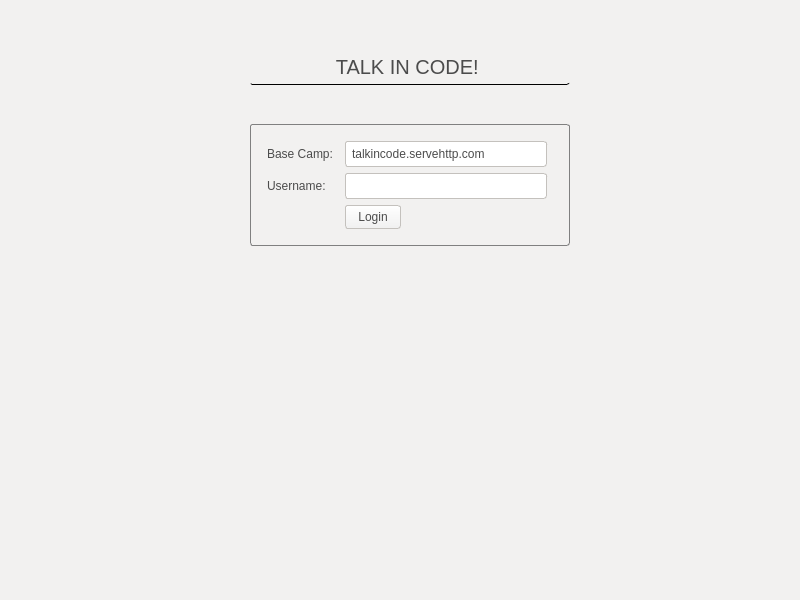
<?xml version="1.0" encoding="UTF-8"?>
<ui version="4.0">
 <class>ChatWindow</class>
 <widget class="QMainWindow" name="ChatWindow">
  <property name="geometry">
   <rect>
    <x>0</x>
    <y>0</y>
    <width>800</width>
    <height>600</height>
   </rect>
  </property>
  <property name="windowTitle">
   <string>ChatWindow</string>
  </property>
  <property name="styleSheet">
   <string notr="true">#titleLabel {
background: white;
color: black;
font-size: 20px;
border: none;
border-bottom:  1px solid black;
padding: 5px;
}

#mainFrame {
border: none;
background: white;
}

#loginFrame {
background: qlineargradient(x1: 0, y1: 0, x2: 0, y2: 1, stop: 0 #ddf, stop: 1 #aaf);
border: 1px solid gray;
padding: 10px;
border-radius: 25px;
}</string>
  </property>
  <widget class="QWidget" name="centralwidget">
   <layout class="QVBoxLayout" name="verticalLayout">
    <property name="spacing">
     <number>0</number>
    </property>
    <property name="leftMargin">
     <number>0</number>
    </property>
    <property name="topMargin">
     <number>0</number>
    </property>
    <property name="rightMargin">
     <number>0</number>
    </property>
    <property name="bottomMargin">
     <number>0</number>
    </property>
    <item>
     <widget class="QFrame" name="mainFrame">
      <property name="styleSheet">
       <string notr="true">background-color: #F2F1F0;</string>
      </property>
      <property name="frameShape">
       <enum>QFrame::StyledPanel</enum>
      </property>
      <layout class="QVBoxLayout" name="verticalLayout_2">
       <property name="spacing">
        <number>6</number>
       </property>
       <property name="bottomMargin">
        <number>9</number>
       </property>
       <item>
        <widget class="QStackedWidget" name="stackedWidget">
         <property name="styleSheet">
          <string notr="true">background-image:url(:/images/res/images/nav-bg.jpg)</string>
         </property>
         <property name="currentIndex">
          <number>1</number>
         </property>
         <widget class="QWidget" name="chatPage">
          <layout class="QGridLayout" name="gridLayout">
           <item row="0" column="3" rowspan="2" colspan="2">
            <widget class="QFrame" name="verticalFrame">
             <property name="styleSheet">
              <string notr="true">background: none;
background-color: #F2F1F0;
border-radius:3px;
border: 1px solid #C4C1BD;
color: #4C4C4C;
padding: 4px;
</string>
             </property>
             <layout class="QVBoxLayout" name="verticalLayout_3">
              <property name="spacing">
               <number>0</number>
              </property>
              <property name="leftMargin">
               <number>3</number>
              </property>
              <property name="topMargin">
               <number>0</number>
              </property>
              <property name="rightMargin">
               <number>3</number>
              </property>
              <property name="bottomMargin">
               <number>3</number>
              </property>
              <item>
               <widget class="QLabel" name="label_3">
                <property name="styleSheet">
                 <string notr="true">border:none;
padding: 0 0 6px 0;</string>
                </property>
                <property name="text">
                 <string>User list</string>
                </property>
               </widget>
              </item>
              <item>
               <widget class="QListWidget" name="userListWidget">
                <property name="styleSheet">
                 <string notr="true">background-color: #FFF;</string>
                </property>
               </widget>
              </item>
             </layout>
            </widget>
           </item>
           <item row="0" column="0" rowspan="2" colspan="3">
            <widget class="QFrame" name="verticalFrame">
             <property name="styleSheet">
              <string notr="true">background: none;
background-color: #F2F1F0;
border-radius:3px;
border: 1px solid #C4C1BD;
color: #4C4C4C;
padding: 4px;
</string>
             </property>
             <layout class="QVBoxLayout" name="verticalLayout_4">
              <property name="spacing">
               <number>0</number>
              </property>
              <property name="leftMargin">
               <number>3</number>
              </property>
              <property name="topMargin">
               <number>0</number>
              </property>
              <property name="rightMargin">
               <number>3</number>
              </property>
              <property name="bottomMargin">
               <number>3</number>
              </property>
              <item>
               <widget class="QLabel" name="label_4">
                <property name="styleSheet">
                 <string notr="true">border:none;
padding: 0 0 6px 0;</string>
                </property>
                <property name="text">
                 <string>Chat history</string>
                </property>
               </widget>
              </item>
              <item>
               <widget class="QTextEdit" name="roomTextEdit">
                <property name="styleSheet">
                 <string notr="true">background: none;
background-color: #FFF;
border-radius:3px;
border: 1px solid #C4C1BD;
color: #4C4C4C;
padding: 4px;
</string>
                </property>
                <property name="readOnly">
                 <bool>true</bool>
                </property>
               </widget>
              </item>
             </layout>
            </widget>
           </item>
           <item row="2" column="0" colspan="5">
            <widget class="QFrame" name="horizontalFrame">
             <property name="maximumSize">
              <size>
               <width>16777215</width>
               <height>29</height>
              </size>
             </property>
             <property name="styleSheet">
              <string notr="true">background:none</string>
             </property>
             <layout class="QHBoxLayout" name="horizontalLayout">
              <property name="spacing">
               <number>0</number>
              </property>
              <property name="leftMargin">
               <number>0</number>
              </property>
              <property name="topMargin">
               <number>0</number>
              </property>
              <property name="rightMargin">
               <number>0</number>
              </property>
              <property name="bottomMargin">
               <number>0</number>
              </property>
              <item>
               <widget class="QLabel" name="label_5">
                <property name="maximumSize">
                 <size>
                  <width>90</width>
                  <height>29</height>
                 </size>
                </property>
                <property name="styleSheet">
                 <string notr="true">background: none;
background-color: #F2F1F0;
border-radius:3px;
border-top-right-radius: 0px;
border-bottom-right-radius: 0px;
border: 1px solid #C4C1BD;
border-right: 1px solid #AAA;
color: #4C4C4C;
padding: 4px;
</string>
                </property>
                <property name="text">
                 <string>Message</string>
                </property>
               </widget>
              </item>
              <item>
               <widget class="QLineEdit" name="sayLineEdit">
                <property name="styleSheet">
                 <string notr="true">background: none;
background-color: rgb(255,255,255);
border-radius:3px;
border-top-left-radius: 0px;
border-bottom-left-radius: 0px;
border: 1px solid #C4C1BD;
border-left: none;
color: #4C4C4C;
padding: 4px;
margin-right:6px;</string>
                </property>
               </widget>
              </item>
              <item>
               <widget class="QPushButton" name="sayButton">
                <property name="sizePolicy">
                 <sizepolicy hsizetype="Fixed" vsizetype="Fixed">
                  <horstretch>0</horstretch>
                  <verstretch>0</verstretch>
                 </sizepolicy>
                </property>
                <property name="maximumSize">
                 <size>
                  <width>16777215</width>
                  <height>16777215</height>
                 </size>
                </property>
                <property name="styleSheet">
                 <string notr="true">background: none;
background-color: qlineargradient(spread:pad, x1:0, y1:1, x2:0, y2:0, stop:0 rgb(240,240,240), stop:1 rgb(255, 255, 255));
border-radius:3px;
border: 1px solid #C4C1BD;
color: #4C4C4C;
padding: 4px 12px;</string>
                </property>
                <property name="text">
                 <string>Send</string>
                </property>
               </widget>
              </item>
             </layout>
            </widget>
           </item>
          </layout>
         </widget>
         <widget class="QWidget" name="loginPage">
          <layout class="QGridLayout" name="gridLayout_3">
           <item row="2" column="3">
            <spacer name="horizontalSpacer_2">
             <property name="orientation">
              <enum>Qt::Horizontal</enum>
             </property>
             <property name="sizeHint" stdset="0">
              <size>
               <width>223</width>
               <height>20</height>
              </size>
             </property>
            </spacer>
           </item>
           <item row="0" column="1">
            <spacer name="verticalSpacer">
             <property name="orientation">
              <enum>Qt::Vertical</enum>
             </property>
             <property name="sizeType">
              <enum>QSizePolicy::Fixed</enum>
             </property>
             <property name="sizeHint" stdset="0">
              <size>
               <width>20</width>
               <height>100</height>
              </size>
             </property>
            </spacer>
           </item>
           <item row="2" column="0">
            <spacer name="horizontalSpacer">
             <property name="orientation">
              <enum>Qt::Horizontal</enum>
             </property>
             <property name="sizeHint" stdset="0">
              <size>
               <width>223</width>
               <height>20</height>
              </size>
             </property>
            </spacer>
           </item>
           <item row="3" column="1">
            <spacer name="verticalSpacer_2">
             <property name="orientation">
              <enum>Qt::Vertical</enum>
             </property>
             <property name="sizeHint" stdset="0">
              <size>
               <width>20</width>
               <height>267</height>
              </size>
             </property>
            </spacer>
           </item>
           <item row="0" column="2">
            <widget class="QLabel" name="titleLabel">
             <property name="enabled">
              <bool>true</bool>
             </property>
             <property name="sizePolicy">
              <sizepolicy hsizetype="Preferred" vsizetype="Fixed">
               <horstretch>0</horstretch>
               <verstretch>0</verstretch>
              </sizepolicy>
             </property>
             <property name="font">
              <font>
               <pointsize>-1</pointsize>
              </font>
             </property>
             <property name="layoutDirection">
              <enum>Qt::LeftToRight</enum>
             </property>
             <property name="autoFillBackground">
              <bool>false</bool>
             </property>
             <property name="styleSheet">
              <string notr="true">background: none;
background-color: #F2F1F0;
border-radius: 3px;
color: #4C4C4C;</string>
             </property>
             <property name="text">
              <string>TALK IN CODE! </string>
             </property>
             <property name="alignment">
              <set>Qt::AlignCenter</set>
             </property>
            </widget>
           </item>
           <item row="2" column="2">
            <widget class="QFrame" name="loginFrame">
             <property name="sizePolicy">
              <sizepolicy hsizetype="Fixed" vsizetype="Fixed">
               <horstretch>0</horstretch>
               <verstretch>0</verstretch>
              </sizepolicy>
             </property>
             <property name="minimumSize">
              <size>
               <width>320</width>
               <height>0</height>
              </size>
             </property>
             <property name="styleSheet">
              <string notr="true">background: none;
background-color: #F2F1F0;
border-radius: 3px;</string>
             </property>
             <property name="frameShape">
              <enum>QFrame::StyledPanel</enum>
             </property>
             <layout class="QGridLayout" name="gridLayout_2">
              <property name="leftMargin">
               <number>6</number>
              </property>
              <property name="topMargin">
               <number>6</number>
              </property>
              <property name="rightMargin">
               <number>6</number>
              </property>
              <property name="bottomMargin">
               <number>6</number>
              </property>
              <property name="horizontalSpacing">
               <number>12</number>
              </property>
              <property name="verticalSpacing">
               <number>6</number>
              </property>
              <item row="0" column="0">
               <widget class="QLabel" name="label">
                <property name="styleSheet">
                 <string notr="true">color: #4C4C4C;</string>
                </property>
                <property name="text">
                 <string>Base Camp:</string>
                </property>
               </widget>
              </item>
              <item row="0" column="1">
               <widget class="QLineEdit" name="serverLineEdit">
                <property name="styleSheet">
                 <string notr="true">background-color: rgb(255,255,255);
border-radius:3px;
border: 1px solid #C4C1BD;
color: #4C4C4C;
padding: 4px;
margin: 0px 6px 0px 0px;
color: #4C4C4C;</string>
                </property>
                <property name="text">
                 <string>talkincode.servehttp.com</string>
                </property>
               </widget>
              </item>
              <item row="1" column="0">
               <widget class="QLabel" name="label_2">
                <property name="styleSheet">
                 <string notr="true">color: #4C4C4C;</string>
                </property>
                <property name="text">
                 <string>Username:</string>
                </property>
               </widget>
              </item>
              <item row="1" column="1">
               <widget class="QLineEdit" name="userLineEdit">
                <property name="styleSheet">
                 <string notr="true">background-color: rgb(255,255,255);
border-radius:3px;
border: 1px solid #C4C1BD;
color: #4C4C4C;
padding: 4px;
margin: 0px 6px 0px 0px;
color: #4C4C4C;</string>
                </property>
               </widget>
              </item>
              <item row="2" column="1">
               <widget class="QPushButton" name="loginButton">
                <property name="sizePolicy">
                 <sizepolicy hsizetype="Fixed" vsizetype="Fixed">
                  <horstretch>0</horstretch>
                  <verstretch>0</verstretch>
                 </sizepolicy>
                </property>
                <property name="styleSheet">
                 <string notr="true">background-color: qlineargradient(spread:pad, x1:0, y1:1, x2:0, y2:0, stop:0 rgb(240,240,240), stop:1 rgb(255, 255, 255));
border-radius:3px;
border: 1px solid #C4C1BD;
color: #4C4C4C;
padding: 4px 12px;</string>
                </property>
                <property name="text">
                 <string>Login</string>
                </property>
               </widget>
              </item>
             </layout>
            </widget>
           </item>
          </layout>
         </widget>
        </widget>
       </item>
      </layout>
     </widget>
    </item>
   </layout>
  </widget>
 </widget>
 <tabstops>
  <tabstop>serverLineEdit</tabstop>
  <tabstop>userLineEdit</tabstop>
  <tabstop>loginButton</tabstop>
 </tabstops>
 <resources/>
 <connections>
  <connection>
   <sender>serverLineEdit</sender>
   <signal>returnPressed()</signal>
   <receiver>userLineEdit</receiver>
   <slot>setFocus()</slot>
   <hints>
    <hint type="sourcelabel">
     <x>391</x>
     <y>188</y>
    </hint>
    <hint type="destinationlabel">
     <x>470</x>
     <y>238</y>
    </hint>
   </hints>
  </connection>
  <connection>
   <sender>userLineEdit</sender>
   <signal>returnPressed()</signal>
   <receiver>loginButton</receiver>
   <slot>animateClick()</slot>
   <hints>
    <hint type="sourcelabel">
     <x>417</x>
     <y>239</y>
    </hint>
    <hint type="destinationlabel">
     <x>389</x>
     <y>275</y>
    </hint>
   </hints>
  </connection>
 </connections>
</ui>
